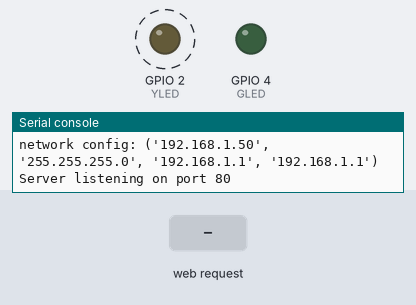
This program was run on a simulated ESP32 board running MicroPython. Parts: output pins drawn as LEDs (lit = HIGH), the last lines printed to the serial console. Dashed ring = blinking. Inputs (shaded band) come from the test bench. WiFi joins after 1.5 s.

Above: at 3.75 s.
3.8 s: HTTP request GET /?LED=ON received
At 4.05 s:
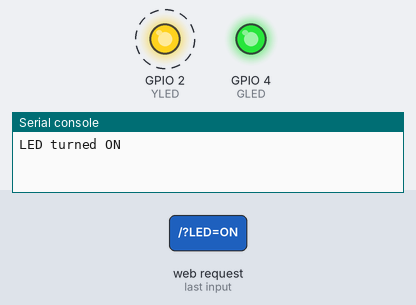
6.8 s: HTTP request GET /?LED=OFF received
At 7.05 s:
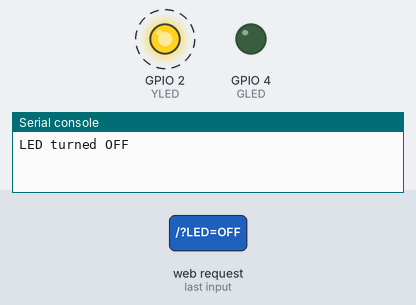
Timing chart, 0 to 18.8 s (numbered marks = the images above; inputs shaded):
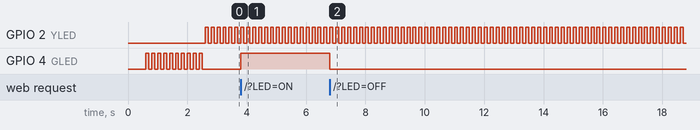

Measured:
- after the input at 3.8 s, GPIO 4 (GLED): LOW → HIGH at once
- after the input at 6.8 s, GPIO 4 (GLED): HIGH → LOW at once
- by itself, GPIO 2 (YLED): alternates HIGH for 0.10 s and LOW for 0.10 s

The program:

socket_dynamic_host.py
```python
'''
dynamic ip host

Socket

'''

from machine import Pin, Timer
import usocket as socket
import time
import network

# Initialize the timer
timer1 = Timer(0)

# LED
YLED = Pin(2, Pin.OUT)
GLED = Pin(4, Pin.OUT)

wifi = network.WLAN(network.STA_IF)

# Restarting WiFi
wifi.active(False)
time.sleep(0.5)
wifi.active(True)

# Get the IP address of the ESP32
host_ip = wifi.ifconfig()[0]

try:
    print(host_ip)
except:
    pass

wifi.connect('vivo 1851', '987654321')

# Function to indicate AP mode is active
def ap_mode_active():
    timer1.deinit()
    GLED.value(0)
    # LED blinking to indicate AP mode is active
    timer1.init(period=100, mode=Timer.PERIODIC, callback=lambda t: YLED.value(not YLED.value()))

# Function to indicate AP mode is inactive
def ap_mode_inactive():
    # LED stable OFF
    timer1.deinit()
    YLED.value(0)
    timer1.init(period=100, mode=Timer.PERIODIC, callback=lambda t: GLED.value(not GLED.value()))

# Attempt to connect to WiFi
if not wifi.isconnected():
    print('connecting..')
    while not wifi.isconnected():  # Increased timeout for reliability
        ap_mode_inactive()
        time.sleep(1)


if wifi.isconnected():
    ap_mode_active()
    print('Connected...')
    print('network config:', wifi.ifconfig())
else:
    print('Failed to connect to WiFi')
    raise Exception('WiFi connection failed')

# HTML Document
html = '''<!DOCTYPE html>
<html>
    <head>
        <title>ESP32 Webserver</title>
    </head>
    <body>
        <center><h2>ESP32 Webserver</h2></center>
        <form>
            <center>
                <h3>LED Control</h3>
                <button name="LED" value="ON" type="submit">ON</button>
                <button name="LED" value="OFF" type="submit">OFF</button>
            </center>
        </form>
    </body>
</html>
'''

# Ensure the LED is off initially
GLED.value(0)

# Initializing Socket
s = socket.socket(socket.AF_INET, socket.SOCK_STREAM)  # AF_INET - Internet Socket, SOCK_STREAM - TCP protocol

Host = ''  # Empty means it will allow all IP addresses to connect
Port = 80  # HTTP port
s.bind((Host, Port))  # Host, Port

s.listen(5)  # It will handle a maximum of 5 clients at a time

print('Server listening on port', Port)

# Main loop
while True:
    try:
        connection_socket, address = s.accept()  # Storing Conn_socket & address of new client connected
        print("Got a connection from", address)
        request = connection_socket.recv(1024)  # Storing Response coming from client
        print("Content", request)  # Printing Response
        request = str(request)  # Converting Bytes to String
        # Comparing & Finding Position of word in String
        LED_ON = request.find('/?LED=ON')
        LED_OFF = request.find('/?LED=OFF')

        if LED_ON != -1:
            GLED.value(1)
            print("LED turned ON")
        if LED_OFF != -1:
            GLED.value(0)
            print("LED turned OFF")

        # Sending HTML document in response every time to all connected clients
        response = html
        connection_socket.send('HTTP/1.1 200 OK\r\n')
        connection_socket.send('Content-Type: text/html\r\n')
        connection_socket.send('Connection: close\r\n\r\n')
        connection_socket.sendall(response)

        # Closing the socket
        connection_socket.close()
    except Exception as e:
        print('Error:', e)
        if 'connection_socket' in locals():
            connection_socket.close()
        continue
```
